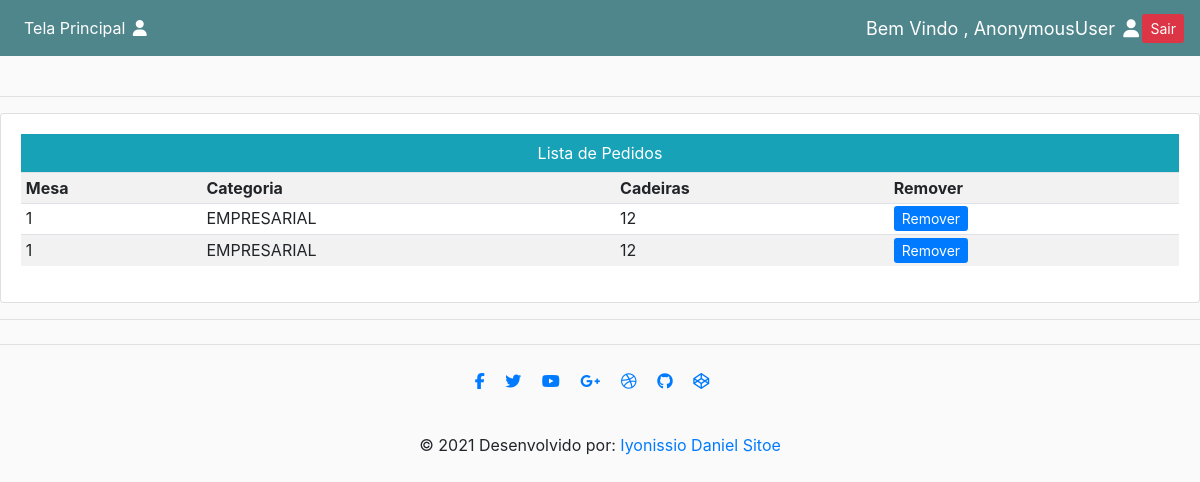
Page /addmesa2/ on the committed database.
### entregar/models.py (models this page shows, shortened)
class Room(models.Model):
    ROOM_CATEGORIES = (
        ('EMPRESARIAL', 'EMPRESARIAL'),
        ('SOCIAL', 'SOCIAL'),
        ('CASAL', 'CASAL'),
        ('VIP','VIP')
    )
    number = models.IntegerField()
    category = models.CharField(max_length=15, choices=ROOM_CATEGORIES)
    cadeiras = models.IntegerField()
    capacity = models.IntegerField()

### entregar/views.py (the view)
# urls.py: path('addmesa2/', views.AddMesas2, name='addmesa2'),
def AddMesas2(request):
    mesas = Room.objects.all()
    context = {'mesas': mesas}
    return render(request, 'entregar/addMesas2.html', context)

### entregar/templates/entregar/addMesas2.html
{% extends 'entregar/main.html' %}
{% load crispy_forms_tags %}
{% load static %}
{% block content %}
<br>
<div class="row">
    <div class="col-md-12">
        <hr>
        <div class="card card-body">
            <a class="btn btn-info btn-md btn-block"  href="#" >Lista de Pedidos</a>
            <table class="table table-sm table-striped">
                <tr>
                      <th>Mesa</th>
                    <th>Categoria</th>
                    <th>Cadeiras</th>
                    <th>Remover</th>
                </tr>
                {% for f in mesas %}
                    <tr>
                        <td>{{f.number}}</td>
                         <td>{{ f.category}}</td>
                        <td>{{f.cadeiras}}</td>
                        <td><a class="btm btn-sm btn-Primary" href="{% url 'deletarMesa' id %}">Remover</a></td>
                    </tr>
                {% endfor %}
            </table>
        </div>
    </div>
</div>
{% endblock content %}

### static/css/main.css (style rules this page uses)
body { background-color: ffffff; }
body { background-color: hsl(0, 0%, 98%); }
.btn { border-radius: 0; }

### rows in the picture
Room: number "1", category "EMPRESARIAL", cadeiras "12"
Room: number "1", category "EMPRESARIAL", cadeiras "12"

### other values in the picture
{{ request.user }} "AnonymousUser"
